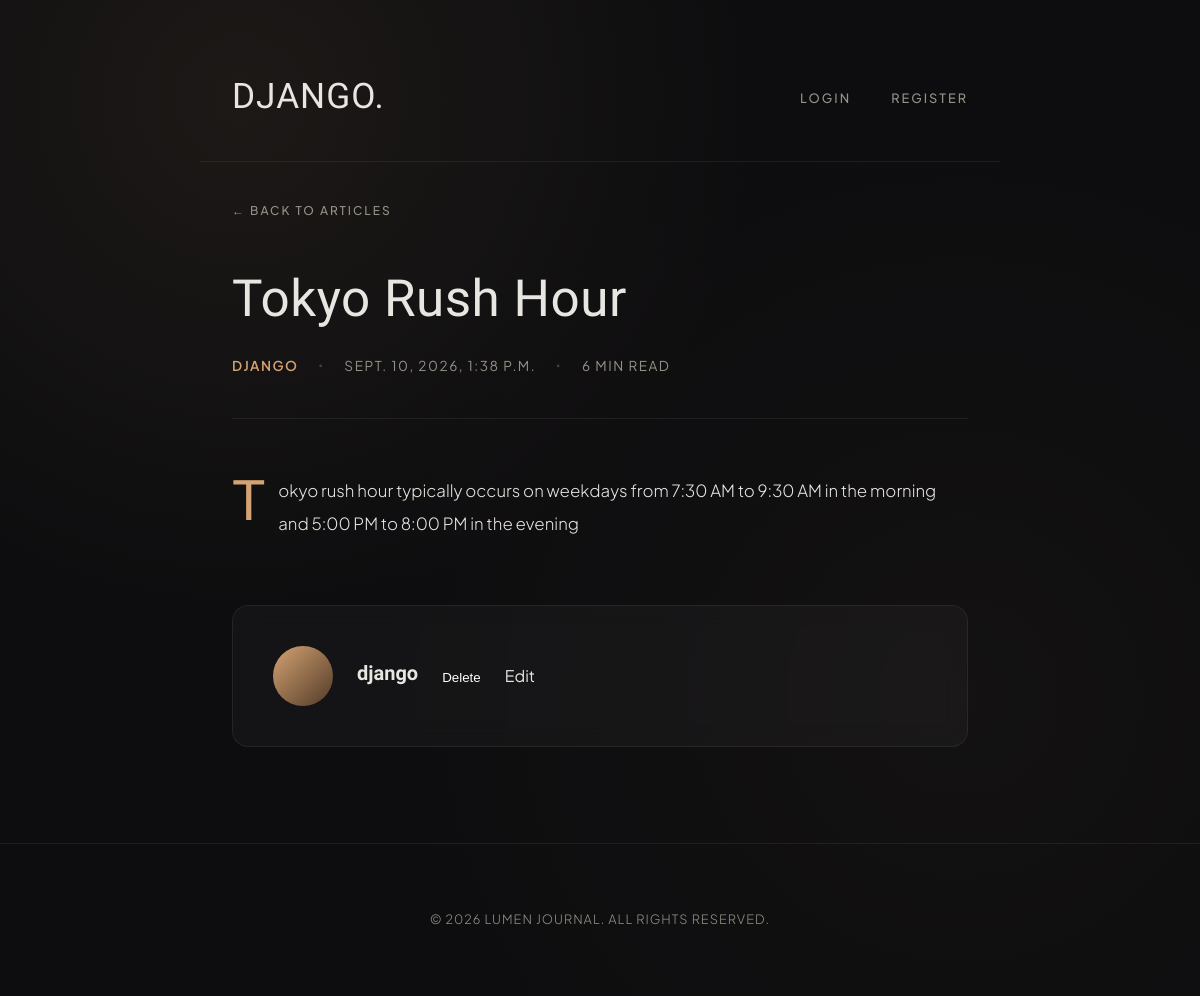
The app's page /article/4/ with its own data.
### daily_news/models.py (models this page shows, shortened)
class Blog(models.Model):
    headline = models.CharField()
    body = models.TextField()
    author = models.ForeignKey('auth.User',
                               on_delete=models.SET_NULL,
                               null=True,
                               blank=True
                            )
    published_at = models.DateTimeField(auto_now=True)

### daily_news/views.py (the view)
# urls.py: path("article/<int:pk>/", article, name="read-blog"), # name='read-blog' named URL
def article(request, pk):
    blog_posts = Blog.objects.filter(id=pk)
    if blog_posts.exists():
        return render(request,
                      "daily_news/article.html",
                      context={"blog": blog_posts.first()}
                      )
    else:
        return redirect("/not_found")

### daily_news/templates/daily_news/article.html (shortened to what this page needs)
{% extends "daily_news/base.html" %}
{% block content %}
<main class="article-container">
  <a href="#" class="back-link">← Back to Articles</a>
  <header class="article-header">
    <h1 class="article-title">{{blog.headline}}</h1>
    <div class="article-meta">
      <span class="author">{{blog.author}}</span>
      <span class="dot">•</span>
      <time datetime="2026-09-08">{{blog.published_at}}</time>
      <span class="dot">•</span>
      <span>6 min read</span>
    </div>
  </header>
  <article class="article-body">
    <p>{{blog.body}}</p>
  </article>
  <section class="author-box">
    <div class="author-avatar"></div>
    <div class="author-details">
      <h4>{{blog.author}}</h4>
    </div>
    <form method='post' action="{% url 'delete-blog' blog.pk %}" >
        <button style="background:transparent; color: white; border: none">Delete</button>
    </form>
    <a href="{% url 'edit-blog' blog.pk %}">Edit</a>
  </section>
</main>
{% endblock %}

### daily_news/templates/daily_news/base.html (style rules this page uses)
:root { --bg-color: #0d0d0f; --card-bg: rgba(255, 255, 255, 0.03); --card-hover-bg: rgba(255, 255, 255, 0.05); --text-primary: #e8e6e1; --text-muted: #949086; --accent: #d4a373; --accent-glow: rgba(212, 163, 115, 0.15); --border-color: rgba(255, 255, 255, 0.07); --border-hover: rgba(212, 163, 115, 0.35); --font-display: "Italiana", serif; --font-sans: "Plus Jakarta Sans", sans-serif; }
* { box-sizing: border-box; margin: 0; padding: 0; }
body { background-color: var(--bg-color); color: var(--text-primary); font-family: var(--font-sans); line-height: 1.8; -webkit-font-smoothing: antialiased; min-height: 100vh; background-image: radial-gradient( circle at 15% 20%, rgba(212, 163, 115, 0.06) 0%, transparent 45% ), radial-gradient( circle at 85% 80%, rgba(138, 100, 70, 0.05) 0%, transparent 50% ); background-attachment: fixed; }
a { color: inherit; text-decoration: none; transition: all 0.3s cubic-bezier(0.16, 1, 0.3, 1); }

### daily_news/templates/daily_news/article.html (style rules this page uses)
:root { --bg-color: #0d0d0f; --card-bg: rgba(255, 255, 255, 0.03); --text-primary: #e8e6e1; --text-muted: #949086; --accent: #d4a373; --accent-glow: rgba(212, 163, 115, 0.15); --border-color: rgba(255, 255, 255, 0.07); --font-display: "Italiana", serif; --font-sans: "Plus Jakarta Sans", sans-serif; }
* { box-sizing: border-box; margin: 0; padding: 0; }
body { background-color: var(--bg-color); color: var(--text-primary); font-family: var(--font-sans); line-height: 1.85; -webkit-font-smoothing: antialiased; min-height: 100vh; background-image: radial-gradient( circle at 20% 10%, rgba(212, 163, 115, 0.08) 0%, transparent 40% ), radial-gradient( circle at 80% 70%, rgba(138, 100, 70, 0.05) 0%, transparent 50% ); background-attachment: fixed; }
a { color: inherit; text-decoration: none; transition: all 0.3s cubic-bezier(0.16, 1, 0.3, 1); }
.article-container { max-width: 800px; margin: 0 auto; padding: 2rem 2rem 6rem; }
.back-link { display: inline-flex; align-items: center; gap: 0.6rem; font-size: 0.75rem; letter-spacing: 2px; text-transform: uppercase; color: var(--text-muted); margin-bottom: 3rem; font-weight: 500; }
.article-header { margin-bottom: 3.5rem; border-bottom: 1px solid var(--border-color); padding-bottom: 2.5rem; }
.article-title { font-family: var(--font-display); font-size: 3.2rem; line-height: 1.15; font-weight: 400; color: var(--text-primary); margin-bottom: 1.5rem; letter-spacing: 0.5px; }
.article-meta { display: flex; align-items: center; gap: 1.25rem; font-size: 0.85rem; color: var(--text-muted); text-transform: uppercase; letter-spacing: 1.5px; }
.article-meta .author { color: var(--accent); font-weight: 600; }
.article-meta .dot { font-size: 0.5rem; opacity: 0.4; }
.article-body { font-size: 1.05rem; color: var(--text-primary); font-weight: 300; line-height: 1.95; display: flex; flex-direction: column; gap: 1.8rem; }
.article-body p::first-letter { font-family: var(--font-display); font-size: 3.5rem; float: left; line-height: 0.8; margin-right: 0.8rem; margin-top: 0.2rem; color: var(--accent); }
.author-box { background: var(--card-bg); border: 1px solid var(--border-color); border-radius: 16px; padding: 2.5rem; margin-top: 4rem; backdrop-filter: blur(12px); display: flex; gap: 1.5rem; align-items: center; }
.author-avatar { width: 60px; height: 60px; border-radius: 50%; background: linear-gradient(135deg, var(--accent), #523a27); display: flex; align-items: center; justify-content: center; font-family: var(--font-display); font-size: 1.4rem; color: #0d0d0f; font-weight: 600; flex-shrink: 0; }
.author-details h4 { font-family: var(--font-display); font-size: 1.25rem; color: var(--text-primary); margin-bottom: 0.25rem; }

### records on screen
Blog: headline "Tokyo Rush Hour", author "DJANGO", published_at "SEPT. 10, 2026, 1:38 P.M.", body "Tokyo rush hour typically occurs on weekdays from 7:30 AM to 9:30 AM in the morning and 5:00 PM to 8:00 PM in the evening", author "django"
